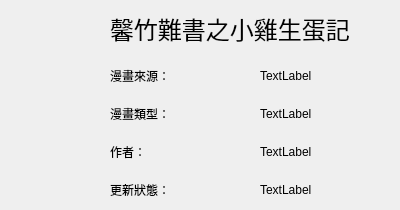
<?xml version="1.0" encoding="UTF-8"?>
<ui version="4.0">
 <class>ComicInfoView</class>
 <widget class="QWidget" name="ComicInfoView">
  <property name="geometry">
   <rect>
    <x>0</x>
    <y>0</y>
    <width>400</width>
    <height>130</height>
   </rect>
  </property>
  <property name="maximumSize">
   <size>
    <width>400</width>
    <height>130</height>
   </size>
  </property>
  <property name="windowTitle">
   <string>Form</string>
  </property>
  <layout class="QHBoxLayout" name="horizontalLayout_5">
   <property name="spacing">
    <number>20</number>
   </property>
   <property name="leftMargin">
    <number>10</number>
   </property>
   <property name="rightMargin">
    <number>10</number>
   </property>
   <item>
    <widget class="QLabel" name="coverImage">
     <property name="maximumSize">
      <size>
       <width>80</width>
       <height>100</height>
      </size>
     </property>
     <property name="text">
      <string/>
     </property>
    </widget>
   </item>
   <item>
    <layout class="QVBoxLayout" name="verticalLayout_2">
     <item>
      <widget class="QLabel" name="comicNameLabel">
       <property name="font">
        <font>
         <family>標楷體</family>
         <pointsize>18</pointsize>
        </font>
       </property>
       <property name="text">
        <string>馨竹難書之小雞生蛋記</string>
       </property>
      </widget>
     </item>
     <item>
      <layout class="QVBoxLayout" name="verticalLayout">
       <item>
        <layout class="QHBoxLayout" name="horizontalLayout">
         <item>
          <widget class="QLabel" name="label_3">
           <property name="text">
            <string>漫畫來源：</string>
           </property>
          </widget>
         </item>
         <item>
          <widget class="QLabel" name="label">
           <property name="text">
            <string>TextLabel</string>
           </property>
          </widget>
         </item>
        </layout>
       </item>
       <item>
        <layout class="QHBoxLayout" name="horizontalLayout_2">
         <item>
          <widget class="QLabel" name="label_4">
           <property name="text">
            <string>漫畫類型：</string>
           </property>
          </widget>
         </item>
         <item>
          <widget class="QLabel" name="label_2">
           <property name="text">
            <string>TextLabel</string>
           </property>
          </widget>
         </item>
        </layout>
       </item>
       <item>
        <layout class="QHBoxLayout" name="horizontalLayout_3">
         <item>
          <widget class="QLabel" name="label_5">
           <property name="text">
            <string>作者：</string>
           </property>
          </widget>
         </item>
         <item>
          <widget class="QLabel" name="label_7">
           <property name="text">
            <string>TextLabel</string>
           </property>
          </widget>
         </item>
        </layout>
       </item>
       <item>
        <layout class="QHBoxLayout" name="horizontalLayout_4">
         <item>
          <widget class="QLabel" name="label_6">
           <property name="text">
            <string>更新狀態：</string>
           </property>
          </widget>
         </item>
         <item>
          <widget class="QLabel" name="label_8">
           <property name="text">
            <string>TextLabel</string>
           </property>
          </widget>
         </item>
        </layout>
       </item>
      </layout>
     </item>
    </layout>
   </item>
  </layout>
 </widget>
 <resources/>
 <connections/>
</ui>
